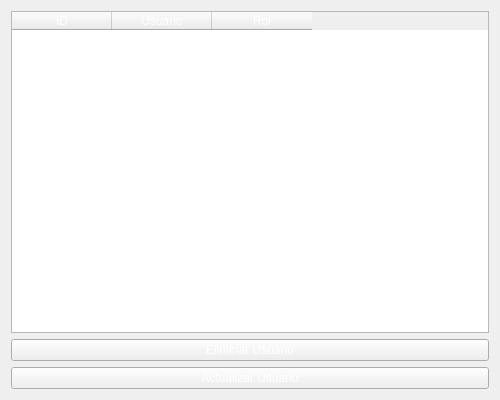
<?xml version="1.0" encoding="UTF-8"?>
<ui version="4.0">
 <class>UserListPage</class>
 <widget class="QWidget" name="UserListPage">
  <property name="geometry">
   <rect>
    <x>0</x>
    <y>0</y>
    <width>500</width>
    <height>400</height>
   </rect>
  </property>
  <property name="windowTitle">
   <string>Lista de Usuarios</string>
  </property>
  <property name="styleSheet">
   <string notr="true">color:white;
</string>
  </property>
  <layout class="QVBoxLayout" name="verticalLayout">
   <item>
    <widget class="QTableWidget" name="userTableWidget">
     <property name="horizontalScrollMode">
      <enum>QAbstractItemView::ScrollMode::ScrollPerItem</enum>
     </property>
     <property name="wordWrap">
      <bool>true</bool>
     </property>
     <property name="rowCount">
      <number>0</number>
     </property>
     <property name="columnCount">
      <number>3</number>
     </property>
     <attribute name="horizontalHeaderShowSortIndicator" stdset="0">
      <bool>false</bool>
     </attribute>
     <column>
      <property name="text">
       <string>ID</string>
      </property>
     </column>
     <column>
      <property name="text">
       <string>Usuario</string>
      </property>
     </column>
     <column>
      <property name="text">
       <string>Rol</string>
      </property>
     </column>
    </widget>
   </item>
   <item>
    <widget class="QPushButton" name="deleteUserButton">
     <property name="text">
      <string>Eliminar Usuario</string>
     </property>
    </widget>
   </item>
   <item>
    <widget class="QPushButton" name="updateUserButton">
     <property name="text">
      <string>Actualizar Usuario</string>
     </property>
    </widget>
   </item>
  </layout>
 </widget>
 <resources/>
 <connections/>
</ui>
